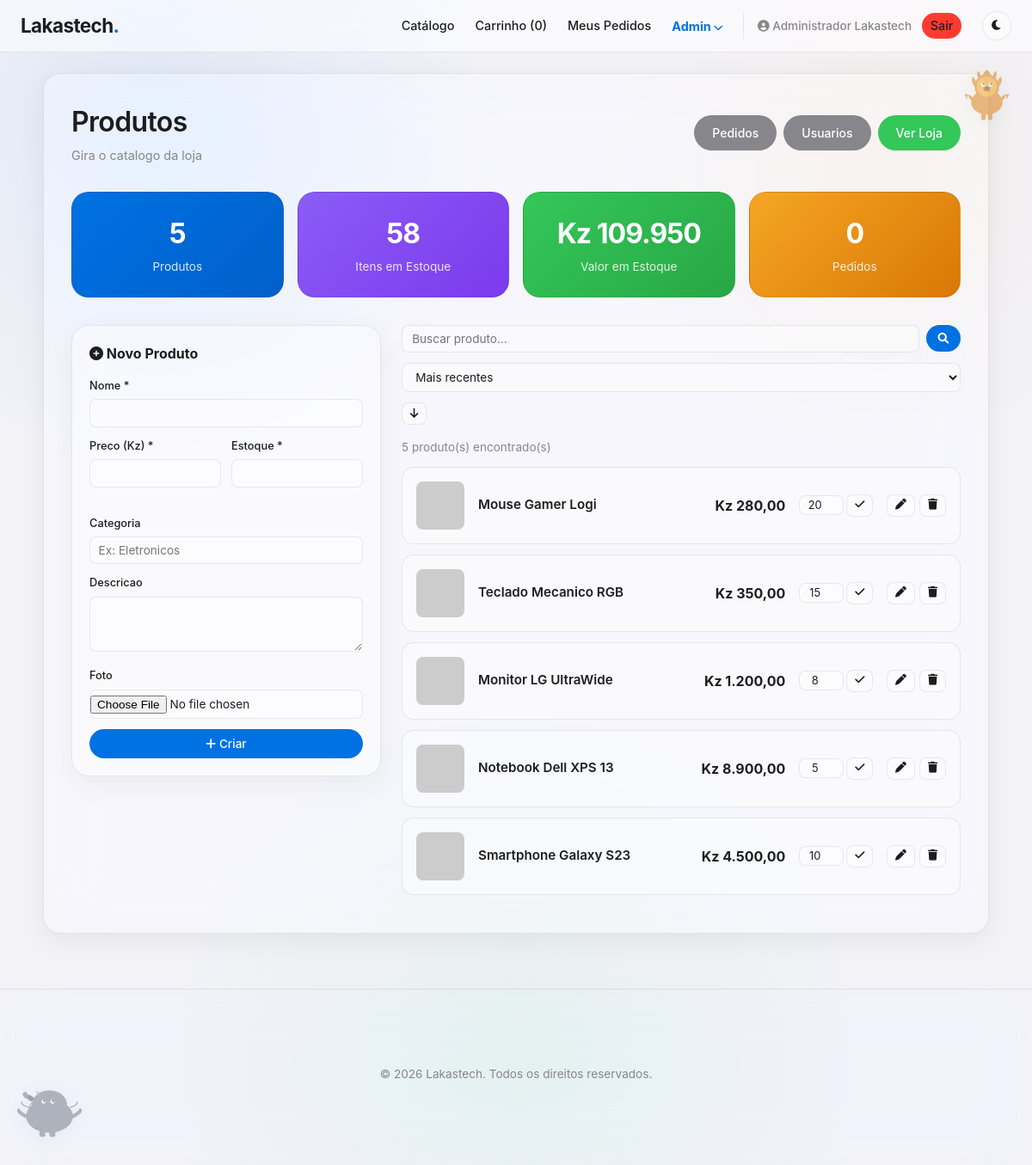
The page /admin.php (signed in) on the database its author committed.
### tables this page shows
CREATE TABLE IF NOT EXISTS produtos (
    id INT AUTO_INCREMENT PRIMARY KEY,
    nome VARCHAR(255) NOT NULL,
    descricao TEXT,
    preco DECIMAL(10, 2) NOT NULL,
    estoque INT NOT NULL DEFAULT 0,
    categoria VARCHAR(100) DEFAULT NULL,
    imagem VARCHAR(255),
    criado_em TIMESTAMP DEFAULT CURRENT_TIMESTAMP
);

### admin.php (the view, shortened to what this page needs)
<?php
require_once 'header.php';
$animais = '<div class="animal-corner animal-corner-bl">' . animal_rinoceronte(75) . '</div>';
$animais .= '<div class="animal-corner animal-corner-tr">' . animal_leao(65) . '</div>';
$edit_prod = null;
$buscar = $_GET['buscar'] ?? '';
$ordenar = $_GET['ordenar'] ?? 'id';
$direcao = $_GET['direcao'] ?? 'DESC';
$direcao = strtoupper($direcao) === 'ASC' ? 'ASC' : 'DESC';
if ($buscar) {
    $busca_like = "%$buscar%";
    $stmt = $conn->prepare("SELECT * FROM produtos WHERE nome LIKE ? OR descricao LIKE ? ORDER BY $ordenar $direcao");
    $stmt->bind_param("ss", $busca_like, $busca_like);
    $stmt->execute();
    $produtos = $stmt->get_result();
} else {
    $produtos = $conn->query("SELECT * FROM produtos ORDER BY $ordenar $direcao");
}
$total_prod = intval(($conn->query("SELECT COUNT(*) as c FROM produtos")->fetch_assoc())['c'] ?? 0);
$estoque_total = intval(($conn->query("SELECT SUM(estoque) as e FROM produtos")->fetch_assoc())['e'] ?? 0);
$valor_total = ($conn->query("SELECT SUM(preco * estoque) as v FROM produtos")->fetch_assoc())['v'] ?? 0;
$pedidos_total = intval(($conn->query("SELECT COUNT(*) as p FROM pedidos")->fetch_assoc())['p'] ?? 0);
$pendentes = intval(($conn->query("SELECT COUNT(*) as p FROM pedidos WHERE status='pendente'")->fetch_assoc())['p'] ?? 0);
?>
<div class="container" style="max-width: 1100px;">
    <div class="flex-between" style="margin-bottom: 2rem;">
        <div>
            <h1 style="margin-bottom: 0.25rem;">Produtos</h1>
            <p style="color: var(--text-light); font-size: 0.9rem;">Gira o catalogo da loja</p>
        </div>
        <div class="flex gap-sm">
            <a href="admin_pedidos.php" class="btn btn-secondary">Pedidos <?php if ($pendentes > 0): ?><span class="badge badge-pendente" style="margin-left: 0.3rem;"><?php echo $pendentes; ?></span><?php endif; ?></a>
            <a href="admin_usuarios.php" class="btn btn-secondary">Usuarios</a>
            <a href="index.php" class="btn btn-success">Ver Loja</a>
        </div>
    </div>
    <div class="stats-grid">
        <div class="stat-card glass" style="background: linear-gradient(135deg, #0071e3, #0060c9); color: white;">
            <div class="stat-value"><?php echo $total_prod; ?></div>
            <div class="stat-label">Produtos</div>
        </div>
        <div class="stat-card glass" style="background: linear-gradient(135deg, #8b5cf6, #7c3aed); color: white;">
            <div class="stat-value"><?php echo $estoque_total; ?></div>
            <div class="stat-label">Itens em Estoque</div>
        </div>
        <div class="stat-card glass" style="background: linear-gradient(135deg, #34c759, #28a745); color: white;">
            <div class="stat-value">Kz <?php echo number_format($valor_total, 0, ',', '.'); ?></div>
            <div class="stat-label">Valor em Estoque</div>
        </div>
        <div class="stat-card glass" style="background: linear-gradient(135deg, #f5a623, #d97706); color: white;">
            <div class="stat-value"><?php echo $pedidos_total; ?></div>
            <div class="stat-label">Pedidos</div>
        </div>
    </div>
    <div class="admin-layout">
        <div class="form-sidebar">
            <div class="section-card" style="padding: 1.25rem;">
                <h3 style="font-size: 1rem; margin-bottom: 1rem;">
                    <?php echo $edit_prod ? '<i class="fas fa-pen"></i> Editar Produto' : '<i class="fas fa-plus-circle"></i> Novo Produto'; ?>
                </h3>
                <form method="post" enctype="multipart/form-data">
                    <div class="form-group" style="margin-bottom: 0.75rem;">
                        <label style="font-size: 0.8rem; font-weight: 500;">Nome *</label>
                        <input type="text" name="nome" value="<?php echo htmlspecialchars($edit_prod['nome'] ?? ''); ?>" required style="font-size: 0.85rem; padding: 0.45rem 0.6rem;">
                    </div>
                    <div style="display: grid; grid-template-columns: 1fr 1fr; gap: 0.75rem; margin-bottom: 0.75rem;">
                        <div class="form-group">
                            <label style="font-size: 0.8rem; font-weight: 500;">Preco (Kz) *</label>
                            <input type="number" step="0.01" name="preco" value="<?php echo $edit_prod['preco'] ?? ''; ?>" required style="font-size: 0.85rem; padding: 0.45rem 0.6rem;">
                        </div>
                        <div class="form-group">
                            <label style="font-size: 0.8rem; font-weight: 500;">Estoque *</label>
                            <input type="number" name="estoque" value="<?php echo $edit_prod['estoque'] ?? ''; ?>" required min="0" style="font-size: 0.85rem; padding: 0.45rem 0.6rem;">
                        </div>
                    </div>
                    <div class="form-group" style="margin-bottom: 0.75rem;">
                        <label style="font-size: 0.8rem; font-weight: 500;">Categoria</label>
                        <input type="text" name="categoria" list="cat-list" value="<?php echo htmlspecialchars($edit_prod['categoria'] ?? ''); ?>" placeholder="Ex: Eletronicos" style="font-size: 0.85rem; padding: 0.45rem 0.6rem;">
                    </div>
                    <div class="form-group" style="margin-bottom: 0.75rem;">
                        <label style="font-size: 0.8rem; font-weight: 500;">Descricao</label>
                        <textarea name="descricao" rows="3" style="font-size: 0.85rem; padding: 0.45rem 0.6rem; resize: vertical;"><?php echo htmlspecialchars($edit_prod['descricao'] ?? ''); ?></textarea>
                    </div>
                    <div class="form-group" style="margin-bottom: 0.75rem;">
                        <label style="font-size: 0.8rem; font-weight: 500;">Foto</label>
                        <input type="file" name="foto" accept="image/*" style="font-size: 0.85rem; padding: 0.35rem 0;" <?php echo $edit_prod ? '' : 'required'; ?> onchange="previewAdminImg(event)">
                    </div>
                    <div class="flex gap-sm">
                        <button type="submit" name="salvar" class="btn btn-primary" style="flex: 1; font-size: 0.85rem; padding: 0.5rem;">
                            <?php echo $edit_prod ? '<i class="fas fa-save"></i> Salvar' : '<i class="fas fa-plus"></i> Criar'; ?>
                        </button>
                    </div>
                </form>
            </div>
        </div>
        <div>
            <div class="toolbar">
                <form method="get" class="input-group" style="flex: 1; gap: 0.5rem; flex-wrap: wrap;">
                    <input type="text" name="buscar" placeholder="Buscar produto..." value="<?php echo htmlspecialchars($buscar); ?>">
                    <button type="submit" class="btn btn-primary" style="font-size: 0.8rem; padding: 0.45rem 0.8rem;"><i class="fas fa-search"></i></button>
                </form>
                <select onchange="window.location='?ordenar='+this.value+'&direcao=<?php echo $direcao; ?>'">
                    <option value="id" <?php echo $ordenar === 'id' ? 'selected' : ''; ?>>Mais recentes</option>
                </select>
                <button class="btn-icon" onclick="var d='<?php echo $direcao; ?>';window.location='?ordenar=<?php echo $ordenar; ?>&direcao='+(d==='ASC'?'DESC':'ASC')" title="Inverter ordem">
                    <i class="fas fa-arrow-<?php echo $direcao === 'ASC' ? 'up' : 'down'; ?>"></i>
                </button>
            </div>
            <?php if ($produtos->num_rows == 0): ?>
                <div class="empty-admin">
                    <i class="fas fa-box-open"></i>
                    <p><?php echo $buscar ? 'Nenhum produto encontrado para "' . htmlspecialchars($buscar) . '".' : 'Nenhum produto cadastrado ainda.'; ?></p>
                    <?php if ($buscar): ?>
                        <a href="admin.php" class="btn btn-secondary" style="margin-top: 0.75rem;">Limpar busca</a>
                    <?php endif; ?>
                </div>
            <?php else: ?>
                <div style="font-size: 0.85rem; color: var(--text-light); margin-bottom: 0.75rem;">
                    <?php echo $produtos->num_rows; ?> produto(s) encontrado(s)
                </div>
                <?php while ($row = $produtos->fetch_assoc()): ?>
                <div class="prod-card">
                    <img src="<?php echo htmlspecialchars($row['imagem']); ?>" class="thumb" onerror="this.src='https://placehold.co/56x56/e0e0e0/999?text=?'">
                    <div class="info">
                        <span class="nome"><?php echo htmlspecialchars($row['nome']); ?></span>
                    </div>
                    <div class="preco">Kz <?php echo number_format($row['preco'], 2, ',', '.'); ?></div>
                    <div class="estoque-wrap">
                        <form method="post" style="display: flex; gap: 0.2rem; align-items: center;">
                            <input type="number" name="qtd" value="<?php echo $row['estoque']; ?>" min="0" title="Estoque">
                            <button type="submit" name="quick_estoque" class="btn-icon" title="Atualizar estoque"><i class="fas fa-check"></i></button>
                        </form>
                    </div>
                    <div class="acoes">
                        <a href="?edit=<?php echo $row['id']; ?>" class="btn-icon" title="Editar"><i class="fas fa-pen"></i></a>
                        <a href="?delete=<?php echo $row['id']; ?>" class="btn-icon danger" title="Excluir" onclick="return confirm('Excluir <?php echo htmlspecialchars($row['nome']); ?>?')"><i class="fas fa-trash"></i></a>
                    </div>
                </div>
                <?php endwhile; ?>
            <?php endif; ?>
        </div>
    </div>
</div>
<?php echo $animais; ?>
<?php require_once 'footer.php'; ?>

### rows shown on the page
produtos: nome "Mouse Gamer Logi", preco "280,00", qtd "20"
produtos: nome "Teclado Mecanico RGB", preco "350,00", qtd "15"
produtos: nome "Monitor LG UltraWide", preco "1.200,00", qtd "8"
produtos: nome "Notebook Dell XPS 13", preco "8.900,00", qtd "5"
produtos: nome "Smartphone Galaxy S23", preco "4.500,00", qtd "10"

### other values the page prints
count($_SESSION['carrinho'] ?? []) "0"
$_SESSION['usuario_nome'] "Administrador Lakastech"
$total_prod "5"
$estoque_total "58"
$valor_total "109.950"
$pedidos_total "0"
$produtos->num_rows "5"
